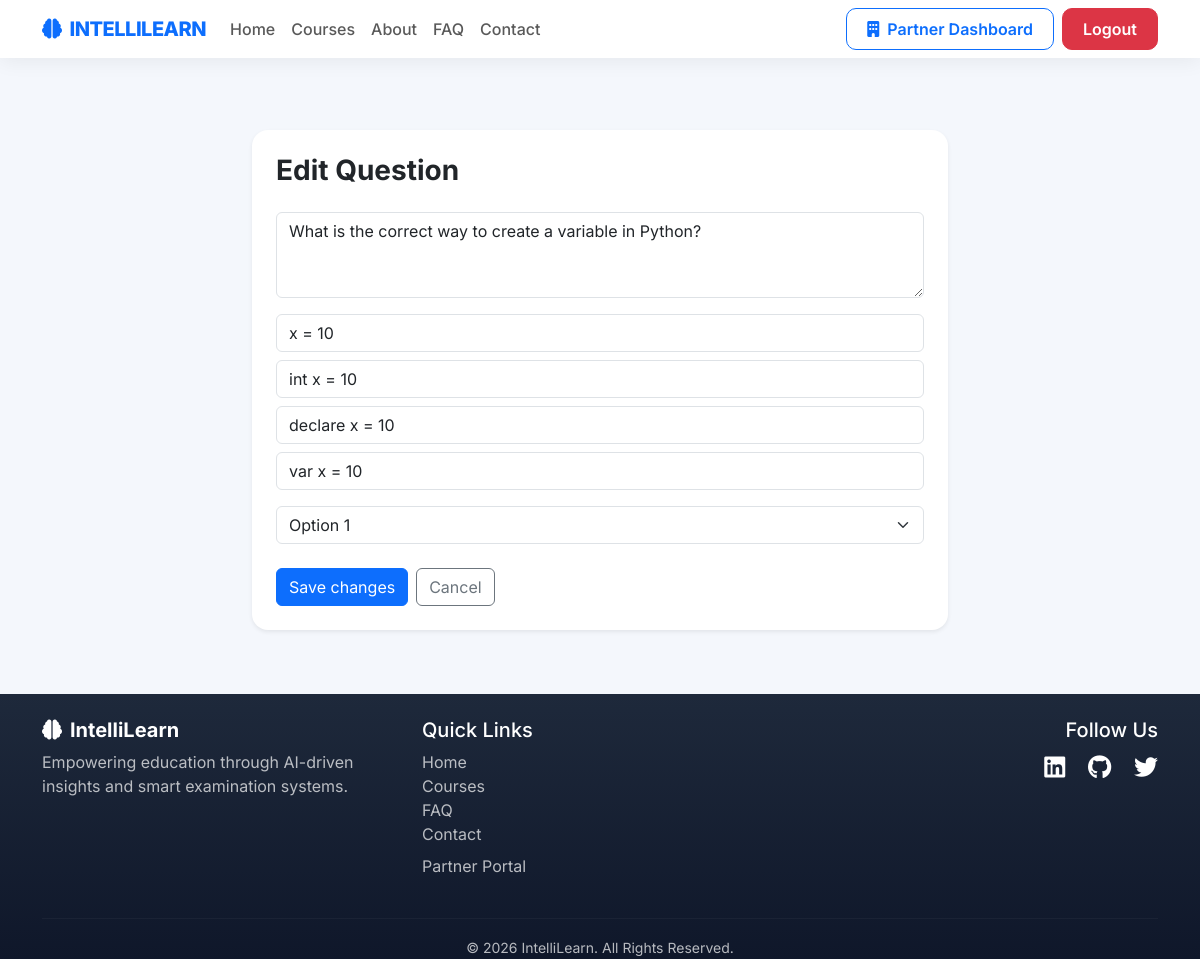
/question/edit/8/ (signed in), run on the app's committed database.
### exam/models.py (models this page shows, shortened)
class Question(models.Model):
    quiz = models.ForeignKey(
        Quiz,
        on_delete=models.CASCADE,
        related_name='questions'
    )
    question = models.TextField()
    option1 = models.CharField(max_length=255)
    option2 = models.CharField(max_length=255)
    option3 = models.CharField(max_length=255)
    option4 = models.CharField(max_length=255)
    correct_answer = models.CharField(
        max_length=255
    )

### exam/views.py (the view, shortened to what this page needs)
@login_required
def edit_question(request, pk):
    question = get_object_or_404(
        Question.objects.select_related('quiz__course'),
        pk=pk
    )
    denied = _deny_quiz_manage(request, question.quiz)
    if denied:
        return denied
    return render(
        request,
        'exam/edit_question.html',
        {
            'question': question
        }
    )

### courses/permissions.py (called while the page is built)
def user_can_manage_course(user, course):
    if not user.is_authenticated:
        return False
    institute = Institute.objects.filter(user=user).first()
    if institute and course.institute_id == institute.id:
        return True
    instructor = Instructor.objects.filter(user=user).first()
    if instructor and course.instructor_id == instructor.id:
        return True
    return False

def course_manage_denied_response(request, course):
    from django.contrib import messages
    from django.shortcuts import redirect
    if user_can_manage_course(request.user, course):
        return None
    messages.error(
        request,
        "You can only add or edit notes and quizzes for courses assigned to you."
    )
    return redirect('course_detail', pk=course.pk)

### exam/views.py (called while the page is built)
def _deny_quiz_manage(request, quiz):
    return course_manage_denied_response(request, quiz.course)

### main/context_processors.py (called while the page is built)
def user_navigation(request):
    is_institute_user = False
    is_instructor_user = False
    is_student_user = False
    if request.user.is_authenticated:
        is_institute_user = Institute.objects.filter(user=request.user).exists()
        is_instructor_user = Instructor.objects.filter(user=request.user).exists()
        is_student_user = not is_institute_user and not is_instructor_user
    return {
        'is_institute_user': is_institute_user,
        'is_instructor_user': is_instructor_user,
        'is_student_user': is_student_user,
    }

### exam/templates/exam/edit_question.html (shortened to what this page needs)
{% extends 'main/base.html' %}
{% block content %}
<div class="container py-5" style="max-width: 720px;">
    <div class="card border-0 shadow-sm rounded-4 p-4">
        <h3 class="fw-bold mb-4">Edit Question</h3>
        <form method="POST">
            <textarea name="question" class="form-control mb-3" rows="3" required>{{ question.question }}</textarea>
            <input type="text" name="option1" id="option1" class="form-control mb-2" value="{{ question.option1 }}" required>
            <input type="text" name="option2" id="option2" class="form-control mb-2" value="{{ question.option2 }}" required>
            <input type="text" name="option3" id="option3" class="form-control mb-2" value="{{ question.option3 }}" required>
            <input type="text" name="option4" id="option4" class="form-control mb-3" value="{{ question.option4 }}" required>
            <select name="correct_answer" id="correct_answer" class="form-select mb-4" required>
                <option value="{{ question.option1 }}" {% if question.correct_answer == question.option1 %}selected{% endif %}>Option 1</option>
            </select>
            <div class="d-flex gap-2">
                <button type="submit" class="btn btn-primary">Save changes</button>
                <a href="{% url 'view_quiz' question.quiz.pk %}" class="btn btn-outline-secondary">Cancel</a>
            </div>
        </form>
    </div>
</div>
{% endblock %}

### static/css/theme.css (style rules this page uses)
:root { --il-primary: #0d6efd; --il-primary-dark: #0a2647; --il-gradient-soft: linear-gradient(135deg, #ffffff 0%, #f0f7ff 100%); --il-shadow-sm: 0 4px 20px rgba(0, 0, 0, 0.06); --il-shadow-md: 0 12px 40px rgba(13, 110, 253, 0.12); --il-radius: 16px; --il-transition: 0.3s cubic-bezier(0.4, 0, 0.2, 1); }
body { background: #f4f7fc; }

### main/templates/main/base.html (style rules this page uses)
body { font-family: 'Inter', sans-serif; color: #2d3436; }

### data on the page
Question: question "What is the correct way to create a variable in Python?", option1 "x = 10", option2 "int x = 10", option3 "declare x = 10", option4 "var x = 10", correct_answer "Option 1"
